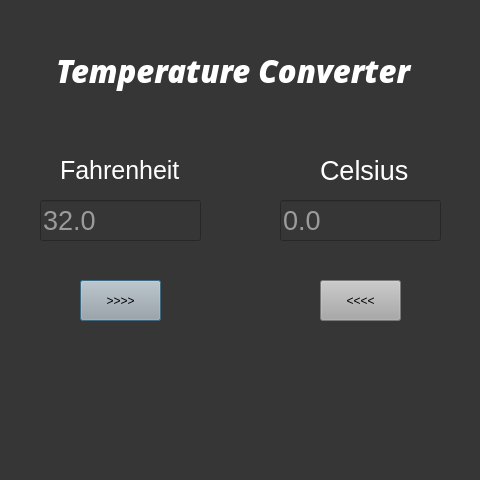
<?xml version="1.0" encoding="UTF-8"?>
<ui version="4.0">
 <class>Dialog</class>
 <widget class="QDialog" name="Dialog">
  <property name="geometry">
   <rect>
    <x>0</x>
    <y>0</y>
    <width>480</width>
    <height>480</height>
   </rect>
  </property>
  <property name="windowTitle">
   <string>Dialog</string>
  </property>
  <property name="styleSheet">
   <string notr="true">background-color: rgb(54, 54, 54);</string>
  </property>
  <widget class="QPushButton" name="FartoCel">
   <property name="geometry">
    <rect>
     <x>80</x>
     <y>280</y>
     <width>81</width>
     <height>41</height>
    </rect>
   </property>
   <property name="styleSheet">
    <string notr="true">background-color: rgb(167, 168, 167);</string>
   </property>
   <property name="text">
    <string>&gt;&gt;&gt;&gt;</string>
   </property>
  </widget>
  <widget class="QLabel" name="label">
   <property name="geometry">
    <rect>
     <x>60</x>
     <y>160</y>
     <width>121</width>
     <height>21</height>
    </rect>
   </property>
   <property name="font">
    <font>
     <pointsize>19</pointsize>
    </font>
   </property>
   <property name="styleSheet">
    <string notr="true">color:rgb(255, 255, 255)</string>
   </property>
   <property name="text">
    <string>Fahrenheit</string>
   </property>
  </widget>
  <widget class="QPushButton" name="CeltoFar">
   <property name="geometry">
    <rect>
     <x>320</x>
     <y>280</y>
     <width>81</width>
     <height>41</height>
    </rect>
   </property>
   <property name="styleSheet">
    <string notr="true">background-color: rgb(167, 168, 167);</string>
   </property>
   <property name="text">
    <string>&lt;&lt;&lt;&lt;</string>
   </property>
  </widget>
  <widget class="QLineEdit" name="celsius_input">
   <property name="geometry">
    <rect>
     <x>280</x>
     <y>200</y>
     <width>161</width>
     <height>41</height>
    </rect>
   </property>
   <property name="minimumSize">
    <size>
     <width>161</width>
     <height>0</height>
    </size>
   </property>
   <property name="font">
    <font>
     <pointsize>20</pointsize>
    </font>
   </property>
   <property name="styleSheet">
    <string notr="true">color: rgb(255, 255, 255);</string>
   </property>
   <property name="text">
    <string/>
   </property>
   <property name="maxLength">
    <number>32770</number>
   </property>
   <property name="placeholderText">
    <string>0.0</string>
   </property>
  </widget>
  <widget class="QLabel" name="label_2">
   <property name="geometry">
    <rect>
     <x>320</x>
     <y>160</y>
     <width>121</width>
     <height>21</height>
    </rect>
   </property>
   <property name="font">
    <font>
     <pointsize>20</pointsize>
    </font>
   </property>
   <property name="styleSheet">
    <string notr="true">color:rgb(255, 255, 255)</string>
   </property>
   <property name="text">
    <string>Celsius</string>
   </property>
  </widget>
  <widget class="QLineEdit" name="fahrenheit_input">
   <property name="geometry">
    <rect>
     <x>40</x>
     <y>200</y>
     <width>161</width>
     <height>41</height>
    </rect>
   </property>
   <property name="font">
    <font>
     <pointsize>20</pointsize>
    </font>
   </property>
   <property name="styleSheet">
    <string notr="true">color: rgb(255, 255, 255);</string>
   </property>
   <property name="text">
    <string/>
   </property>
   <property name="placeholderText">
    <string>32.0</string>
   </property>
  </widget>
  <widget class="QLabel" name="label_3">
   <property name="geometry">
    <rect>
     <x>40</x>
     <y>40</y>
     <width>401</width>
     <height>61</height>
    </rect>
   </property>
   <property name="font">
    <font>
     <family>Open Sans Extrabold</family>
     <pointsize>23</pointsize>
     <italic>true</italic>
    </font>
   </property>
   <property name="styleSheet">
    <string notr="true">color: rgb(255, 255, 255);
text-align: center;</string>
   </property>
   <property name="text">
    <string>  Temperature Converter</string>
   </property>
  </widget>
 </widget>
 <resources/>
 <connections/>
</ui>
